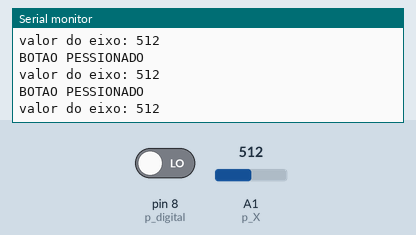
The sketch below on a simulated Arduino Uno, built with avr-gcc and run on an emulated ATmega328P. Shown: the last lines printed to the serial monitor. Inputs (shaded band) come from the test bench; at power-on: pin 8 (p_digital) LOW, A1 (p_X) = 512.

Above: at 1.2 s.
1.3 s: pin 8 (p_digital) driven HIGH
3.1 s: A1 (p_X) set to 716
At 3.17 s:
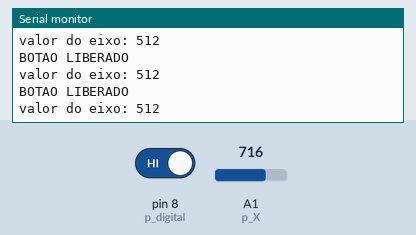
4.6 s: A1 (p_X) set to 900
At 4.78 s:
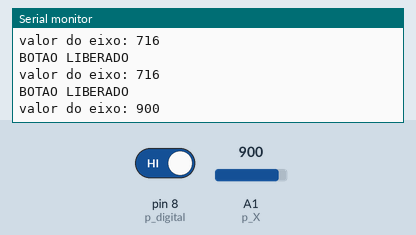
Timing chart, 0 to 7.6 s (numbered marks = the images above; inputs shaded):
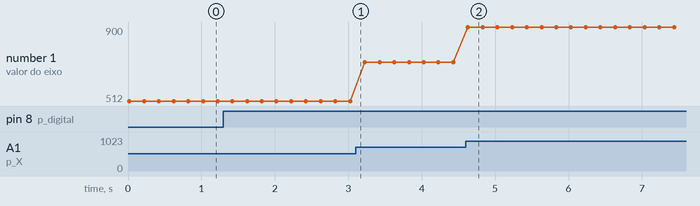

The sketch:

Joystick_1_Eixo.ino
```cpp
//Entradas digitais do controle: 2,3,4,5,6 e 7
const byte p_digital = 8;

//Entradas analógicos são A0 e a1;
const byte p_X = 1;

//variáveis auxiliares
int valor_digital;
int valor_analogico;

void setup()
{
  Serial.begin(9600);

  pinMode(p_digital, INPUT);
}

void loop()
{
  // aprensentar o valor digital
  valor_digital = digitalRead(p_digital);
  valor_analogico = analogRead(p_X);

  //escrevendo o valor digital
  if (valor_digital)
  {
    Serial.println("BOTAO LIBERADO");
  }
  else
  {
    Serial.println("BOTAO PESSIONADO");
  }
  // escrevendo o valor analógico
  Serial.print("valor do eixo: ");
  Serial.println(valor_analogico);
  delay(200);
}
```

Measured:
- after the input at 4.6 s, the serial monitor: prints a new line at once (image 2)
- plotted number 1: 512 → 716 after the input at 3.1 s, 716 → 900 after the input at 4.6 s
